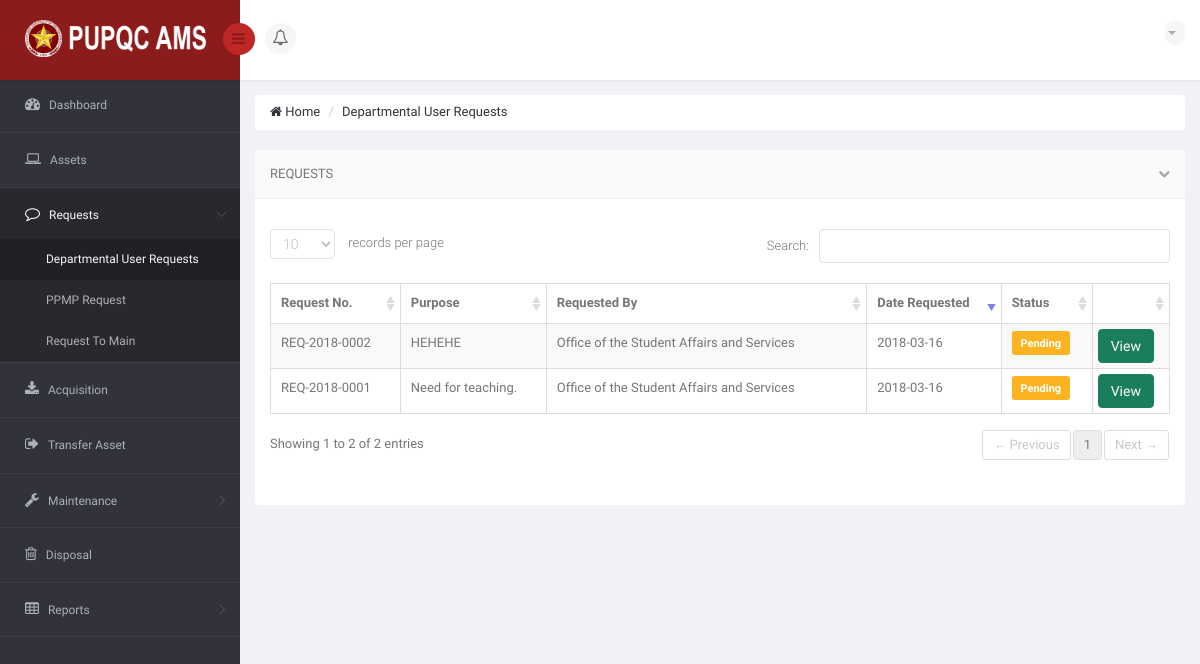
Page /DIR/PropertyOfficer/PODURequests.php (signed in) on the earlier database version.
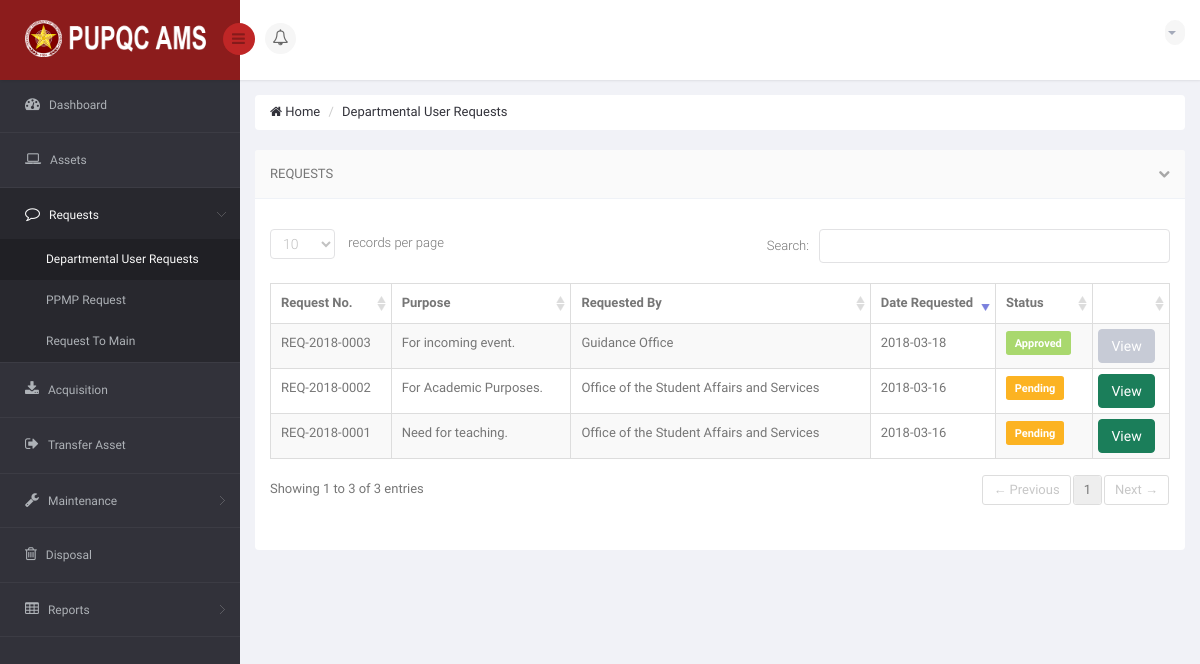
Same page on the later database version.
### tables this page shows
CREATE TABLE `ams_t_user_request_summary` (
  `URS_ID` int(11) NOT NULL,
  `URS_NO` varchar(15) NOT NULL,
  `URS_REQUEST_DATE` date NOT NULL,
  `URS_PURPOSE` varchar(350) NOT NULL,
  `URS_STATUS_TO_PO` varchar(25) NOT NULL DEFAULT 'Pending',
  `URS_APPROVED_DATE` date DEFAULT NULL,
  `URS_REJECT_DATE` date DEFAULT NULL,
  `URS_REMARKS` varchar(350) DEFAULT NULL,
  `URS_VIEW_BY_USER` int(11) NOT NULL DEFAULT '0',
  `URS_VIEW_BY_PO` int(11) NOT NULL DEFAULT '0',
  `URS_VIEW_BY_USER_MAIN` int(11) NOT NULL DEFAULT '0'
);

CREATE TABLE `ams_r_office` (
  `O_ID` int(11) NOT NULL,
  `O_CODE` varchar(50) NOT NULL,
  `O_NAME` varchar(120) NOT NULL,
  `C_ID` int(11) NOT NULL
);

### DIR/PropertyOfficer/PODURequests.php (the view, shortened to what this page needs)
<!DOCTYPE html>
<html lang="en">
<head>
    <link href="../../bs3/css/bootstrap.min.css" rel="stylesheet">
    <link href="../../css/bootstrap-reset.css" rel="stylesheet">
    <link href="../../font-awesome/css/font-awesome.css" rel="stylesheet" />
    <link href="../../js/advanced-datatable/css/demo_page.css" rel="stylesheet" />
    <link href="../../js/advanced-datatable/css/demo_table.css" rel="stylesheet" />
    <link rel="stylesheet" href="../../js/data-tables/DT_bootstrap.css" />
    <link href="../../css/style.css" rel="stylesheet">
    <link href="../../css/style-responsive.css" rel="stylesheet" />
    <link href="../../js/iCheck/skins/minimal/minimal.css" rel="stylesheet">
    <link href="../../js/iCheck/skins/minimal/red.css" rel="stylesheet">
    <link href="../../js/iCheck/skins/minimal/green.css" rel="stylesheet">
    <link href="../../js/iCheck/skins/minimal/blue.css" rel="stylesheet">
    <link href="../../js/iCheck/skins/minimal/yellow.css" rel="stylesheet">
    <link href="../../js/iCheck/skins/minimal/purple.css" rel="stylesheet">
    <link href="../../js/iCheck/skins/square/square.css" rel="stylesheet">
    <link href="../../js/iCheck/skins/square/red.css" rel="stylesheet">
    <link href="../../js/iCheck/skins/square/green.css" rel="stylesheet">
    <link href="../../js/iCheck/skins/square/blue.css" rel="stylesheet">
    <link href="../../js/iCheck/skins/square/yellow.css" rel="stylesheet">
    <link href="../../js/iCheck/skins/square/purple.css" rel="stylesheet">
    <link href="../../js/iCheck/skins/flat/grey.css" rel="stylesheet">
    <link href="../../js/iCheck/skins/flat/red.css" rel="stylesheet">
    <link href="../../js/iCheck/skins/flat/green.css" rel="stylesheet">
    <link href="../../js/iCheck/skins/flat/blue.css" rel="stylesheet">
    <link href="../../js/iCheck/skins/flat/yellow.css" rel="stylesheet">
    <link href="../../js/iCheck/skins/flat/purple.css" rel="stylesheet">
    <link rel="stylesheet" type="text/css" href="../../js/select2/select2.css" />
    <link rel="stylesheet" type="text/css" href="../../js/bootstrap-daterangepicker/daterangepicker-bs3.css" />
    <link rel="stylesheet" type="text/css" href="../../js/bootstrap-datetimepicker/css/datetimepicker.css" />
    <link rel="stylesheet" type="text/css" href="../../js/bootstrap-datepicker/css/datepicker.css" />
    <link href="../../js/plugins/sweetalert/sweetalert.css" type="text/css" rel="stylesheet" media="screen,projection">
</head>
<body>
<section id="container" >
<header class="header fixed-top clearfix">
<div class="brand">
    <a href="PODashboard.php" class="logo">
        <img src="../../images/pupqcnew.png" style="width: 193px; height: 37px;" alt="">
    </a>
    <div class="sidebar-toggle-box">
        <div class="fa fa-bars"></div>
    </div>
</div>
<div class="nav notify-row" id="top_menu">
    <ul class="nav top-menu">
        <li id="header_notification_bar" class="dropdown">
            <a data-toggle="dropdown" class="dropdown-toggle" href="#">
                <i class="fa fa-bell-o"></i>
            </a>
        </li>
    </ul>
</div>
<div class="top-nav clearfix">
    <ul class="nav pull-right top-menu">
        <li class="dropdown">
            <a data-toggle="dropdown" class="dropdown-toggle" href="#">
                <?php
                    include('../Connection/db.php');
                  ?>
                <b class="caret"></b>
            </a>
        </li>
    </ul>
</div>
</header>
<aside>
    <div id="sidebar" class="nav-collapse">
        <div class="leftside-navigation">
    <ul class="sidebar-menu" id="nav-accordion">
        <li>
            <a href="PODashboard.php">
                <i class="fa fa-dashboard"></i>
                <span>Dashboard</span>
            </a>
        </li>
        <li>
            <a href="POAsset.php">
                <i class="fa fa-laptop"></i>
                <span>Assets</span>
            </a>
        </li>
        <li class="sub-menu">
            <a href="javascript:;" class="active">
                <i class="fa fa-comment-o"></i>
                <span>Requests</span>
            </a>
            <ul class="sub">
                <li class="active"><a href="PODURequests.php">Departmental User Requests</a></li>
                <li><a href="POPPMP.php">PPMP Request</a></li>
                <li><a href="PORequestToMain.php">Request To Main</a></li>
            </ul>
        </li>
        <li>
            <a href="POAcquisition.php">
                <i class="fa fa-download"></i>
                <span>Acquisition</span>
            </a>
        </li>
        <li>
            <a href="POTransferAsset.php">
                <i class="fa fa-sign-out"></i>
                <span>Transfer Asset</span>
            </a>
        </li>
        <li class="sub-menu">
            <a href="javascript:;">
                <i class="fa fa-wrench"></i>
                <span>Maintenance</span>
            </a>
        </li>
        <li>
            <a href="PODisposal.php">
                <i class="fa fa-trash-o"></i>
                <span>Disposal</span>
            </a>
        </li>
        <li class="sub-menu">
            <a href="javascript:;">
                <i class="fa fa fa-table"></i>
                <span>Reports</span>
            </a>
        </li>
    </ul>
</div
    </div>
</aside>
    <section id="main-content">
        <section class="wrapper">
            <div class="row">
                <div class="col-md-12">
                    <ul class="breadcrumb">
                        <li><a href="PODashboard.php"><i class="fa fa-home"></i> Home</a></li>
                        <li><a href="PORequisitionRequests.php">Departmental User Requests</a></li>
                    </ul>
                </div>
            </div>
            <div class="row">
                <div class="col-sm-12">
                    <section class="panel">
                        <header class="panel-heading">
                            Requests
                            <span class="tools pull-right">
                                <a href="javascript:;" class="fa fa-chevron-down"></a>
                             </span>
                        </header>
                        <div class="panel-body">
                            <div class="adv-table">
                                <table  class="display table table-bordered table-striped" id="dynamic-table">
                                    <thead>
                                        <tr>
                                            <th style="">Request No.</th>
                                            <th style="">Purpose</th>
                                            <th>Requested By</th>
                                            <th style=";">Date Requested</th>
                                            <th style="">Status</th>
                                            <th style=""></th>
                                        </tr>
                                    </thead>
                                    <tbody>
                                        <?php
                                            $sql = "SELECT * FROM `ams_t_user_request_summary` AS URS INNER JOIN `ams_t_user_request` AS UR ON UR.URS_ID = URS.URS_ID INNER JOIN `ams_r_employee_profile` AS EP ON UR.EP_ID = EP.EP_ID INNER JOIN `ams_r_office` AS O ON EP.O_ID = O.O_ID GROUP BY URS.URS_ID ORDER BY URS.URS_REQUEST_DATE DESC, URS.URS_ID DESC";
                                            $result = mysqli_query($connection, $sql) or die("Bad Query: $sql");
                                            while($row = mysqli_fetch_assoc($result))
                                            {
                                              $id = $row['URS_ID'];
                                              $no = $row['URS_NO'];
                                              $date = $row['URS_REQUEST_DATE'];
                                              $purpose = $row['URS_PURPOSE'];
                                              $officename = $row['O_NAME'];
                                              $statuz = $row['URS_STATUS_TO_PO'];
                                        ?>
                                        <tr class="gradeX">
                                            <td> <?php echo $no; ?> </td>
                                            <td> <?php echo $purpose; ?> </td>
                                            <td> <?php echo $officename; ?> </td>
                                            <td> <?php echo $date; ?> </td>
                                            <?php
                                                if ($statuz == 'Pending')
                                                {
                                            ?>
                                            <td> <p class="label label-warning label-mini" style="font-size: 11px;"> <?php echo $statuz; ?> </p>
                                            </td>
                                            <td>
                                                <a href="POViewRequestFromDU.php?viewrequests=<?php echo $id; ?>" class="btn btn-success" style="margin: -5px;">View</a>
                                            </td>
                                            <?php
                                                }
                                                elseif ($statuz == 'Approved')
                                                {
                                            ?>
                                            <td> <p class="label label-success label-mini" style="font-size: 11px;"> <?php echo $statuz; ?> </p>
                                            </td>
                                            <td>
                                                <a href="POViewRequestFromDU.php?viewrequests=<?php echo $id; ?>" class="btn btn-default" style="margin: -5px;" >View</a>
                                            </td>
                                            <?php
                                                }
                                            ?>
                                        </tr>
                                        <?php
                                            }
                                        ?>
                                    </tbody>
                                </table>
                            </div>
                        </div>
                    </section>
                </div>
            </div>
        </section>
    </section>
</section>
</body>
</html>

### js/advanced-datatable/css/demo_table.css (style rules this page uses)
table.display { margin: 0 auto; clear: both; width: 100%; }
table.display thead th { padding: 3px 18px 3px 10px; border-bottom: 1px solid black; font-weight: bold; cursor: pointer; * cursor: hand; }
table.display td { padding: 3px 10px; }
.sorting_desc { background: url('../images/sort_desc.png') no-repeat center right; }
.sorting { background: url('../images/sort_both.png') no-repeat center right; }
table.display tr.odd.gradeX { background-color: #ffdddd; }
table.display tr.even.gradeX { background-color: #ffeeee; }
tr.odd { background-color: #F9F9F9; }
tr.even { background-color: white; }
tr.odd td.sorting_1 { background-color: #D3D6FF; }
tr.even td.sorting_1 { background-color: #EAEBFF; }
tr.odd.gradeX td.sorting_1 { background-color: #ffc4c4; }
tr.even.gradeX td.sorting_1 { background-color: #ffd5d5; }
table.display tr.gradeX { background-color: #ffdddd; }

Differences in the rows shown:
added ams_t_user_request_summary: URS_NO "REQ-2018-0003", URS_PURPOSE "For incoming event.", ams_r_office.O_NAME "Guidance Office", URS_REQUEST_DATE "2018-03-18", URS_STATUS_TO_PO "Approved"
changed ams_t_user_request_summary: URS_PURPOSE "HEHEHE" → "For Academic Purposes."
Other differences:
text written by a page script: "records per page Search: Showing 1 to 2 of 2 entries ← Previous 1 Next →" → "records per page Search: Showing 1 to 3 of 3 entries ← Previous 1 Next →"
